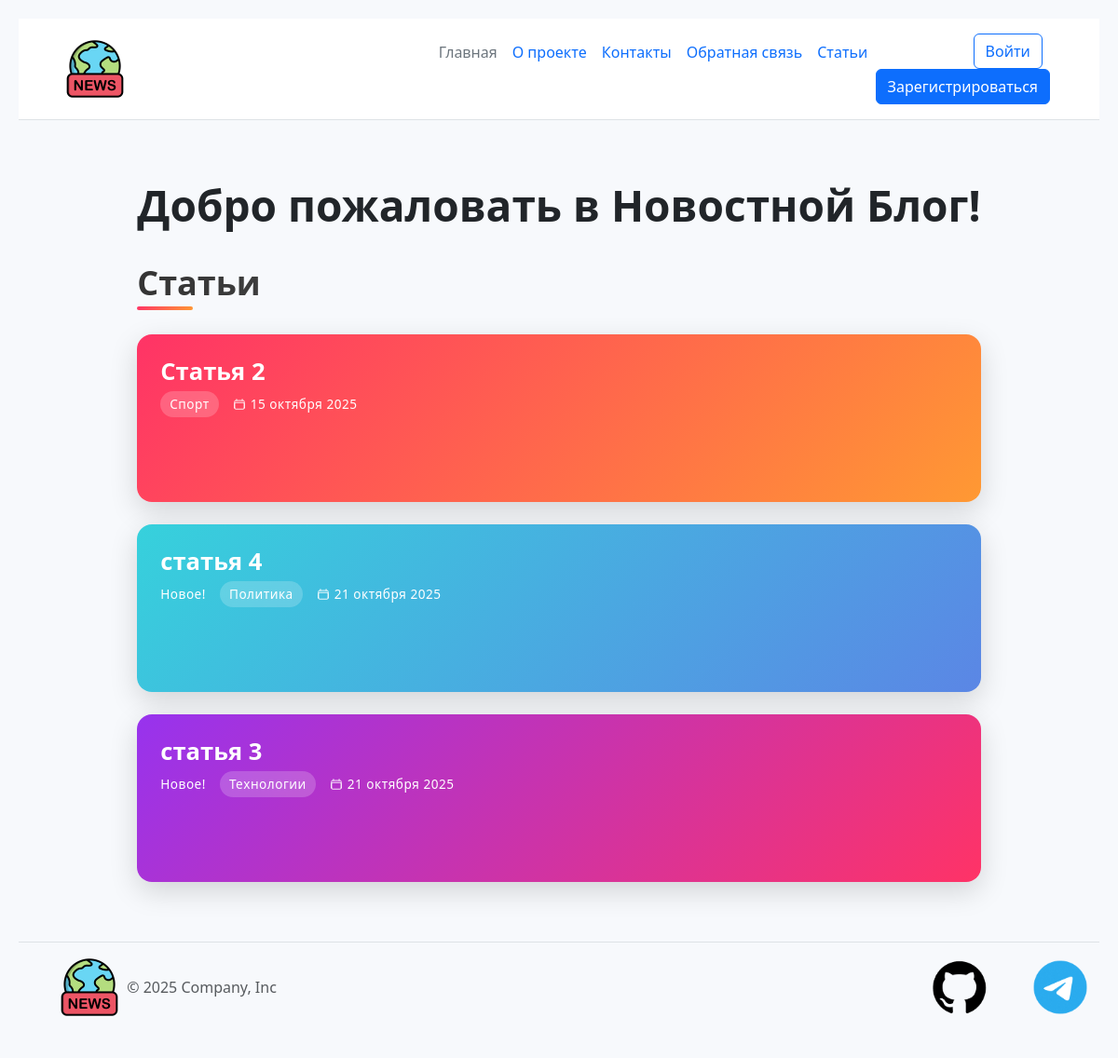
/index, run on the app's committed database.
### models.py (models this page shows, shortened)
class Article(db.Model):
    __tablename__ = 'article'
    id = db.Column(db.Integer, primary_key=True)
    title = db.Column(db.String(200), nullable=False)
    text = db.Column(db.Text, nullable=False)
    category = db.Column(db.String(50), default="general")
    created_date = db.Column(db.DateTime(timezone=True), default=lambda: datetime.now(timezone.utc))
    user_id = db.Column(db.Integer, db.ForeignKey('user.id'), nullable=False)
    comments = db.relationship('Comment', backref='article', lazy=True, cascade='all, delete-orphan')

### app.py (the view)
@app.route("/")
@app.route("/index")
def index():
    articles = Article.query.all()
    today_utc = datetime.now(timezone.utc).date()
    for article in articles:
        article.is_new = article.created_date.date() == today_utc
    return render_template('index.html', articles = articles, CATEGORIES=CATEGORIES)

### app.py (called while the page is built)
def russian_date(value):
    if isinstance(value, (datetime, date)):
        months = [
    'января', 'февраля', 'марта', 'апреля', 'мая', 'июня',
    'июля', 'августа', 'сентября', 'октября', 'ноября', 'декабря'
    ]
        return f"{value.day} {months[value.month - 1]} {value.year}"
    return value

### templates/index.html (shortened to what this page needs)
{% extends 'base.html' %}
{% block content %}
<div class="container">
    <div class="welcome">
        <h1 class="welcome-title">
        Добро пожаловать в Новостной Блог!</h1>
    </div>
        <h1 class="section-title">Статьи</h1>
        <div class="blog-cards">
            {% for article in articles %}
            <div class="blog-card">
                <div class="card-header">
                    <div>
                        <h2 class="card-title">{{ article.title }}</h2>
                        <div class="meta-info">
                            {% if article.is_new %}
                                <span class="new-post">Новое!</span>
                            {% endif %}
                            <span class="tag">{{ CATEGORIES.get(article.category, article.category) }}</span>
                            <span class="date">
                                 {{ article.created_date | russian_date }}
                            </span>
                        </div>
                    </div>
                </div>
                <div class="pattern"></div>
            </div>
            {% endfor %}
        </div>
    </div>
{% endblock %}

### static/css/main.css (style rules this page uses)
:root { --gradient-1: linear-gradient(135deg, #FF3366, #FF9933); --gradient-2: linear-gradient(135deg, #36D1DC, #5B86E5); --gradient-3: linear-gradient(135deg, #9733EE, #FF3366); --shadow: 0 10px 30px rgba(0, 0, 0, 0.15); --transition: all 0.4s cubic-bezier(0.33, 1, 0.68, 1); --border-radius: 16px; }
* { margin: 0; padding: 0; box-sizing: border-box; font-family: 'Segoe UI', system-ui, -apple-system, BlinkMacSystemFont, sans-serif; }
body { display: flex; background-color: #f7f9fc; min-height: 100vh; padding: 20px; overflow-x: hidden; }
.container { width: 100%; display: flex; flex-direction: column; gap: 24px; }
.welcome-title { font-size: 46px; font-weight: 800; margin-bottom: 10px; text-align: center; }
.section-title { font-size: 36px; font-weight: 800; margin-bottom: 10px; background: linear-gradient(90deg, #333, #777); -webkit-background-clip: text; background-clip: text; color: transparent; position: relative; }
.section-title::after { content: ""; position: absolute; width: 60px; height: 4px; background: var(--gradient-1); left: 0; bottom: -8px; border-radius: 2px; }
.blog-cards { display: grid; grid-template-columns: 1fr; gap: 24px; }
.blog-card { position: relative; border-radius: var(--border-radius); overflow: hidden; box-shadow: var(--shadow); height: 180px; cursor: pointer; transform-style: preserve-3d; perspective: 1000px; min-width: 800px; }
.blog-card:nth-child(3n + 1) .card-header { background: var(--gradient-1); }
.blog-card:nth-child(3n + 2) .card-header { background: var(--gradient-2); }
.blog-card:nth-child(3n) .card-header { background: var(--gradient-3); }
.card-header { position: absolute; top: 0; left: 0; width: 100%; height: 100%; padding: 25px; display: flex; flex-direction: column; justify-content: space-between; color: white; transition: var(--transition); transform: translateZ(0); z-index: 2; }
.card-title { font-size: 1.6rem; font-weight: 700; margin-bottom: 5px; position: relative; z-index: 1; }
.meta-info { display: flex; align-items: center; gap: 15px; font-size: 0.85rem; letter-spacing: 0.5px; }
.tag { background: rgba(255, 255, 255, 0.2); padding: 4px 10px; border-radius: 50px; backdrop-filter: blur(5px); font-weight: 500; }
.date { display: flex; align-items: center; gap: 5px; }
.date svg { width: 14px; height: 14px; }
.pattern { position: absolute; width: 100%; height: 100%; top: 0; left: 0; opacity: 0.4; background-size: 20px 20px; }
.blog-card:nth-child(3n + 1) .pattern { background-image: radial-gradient(circle, #FF3366 1px, transparent 1px); }
.blog-card:nth-child(3n + 2) .pattern { background-image: radial-gradient(circle, #36D1DC 1px, transparent 1px); }
.blog-card:nth-child(3n) .pattern { background-image: radial-gradient(circle, #9733EE 1px, transparent 1px); }

### data on the page
Article: title "Статья 2", get "Спорт", created_date|russian_date "15 октября 2025"
Article: title "статья 4", shows "Новое!", get "Политика", created_date|russian_date "21 октября 2025"
Article: title "статья 3", shows "Новое!", get "Технологии", created_date|russian_date "21 октября 2025"
